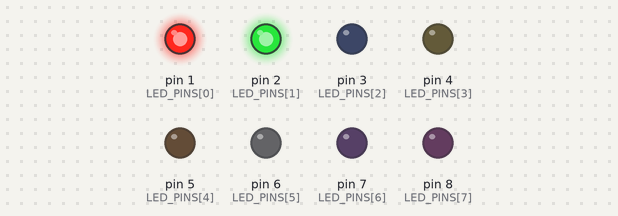
Bench run of a sketch on a simulated Arduino Uno, built with avr-gcc and run on an emulated ATmega328P. Parts: output pins drawn as LEDs (lit = HIGH).

Above: at 0.1 s.
At 1.1 s:
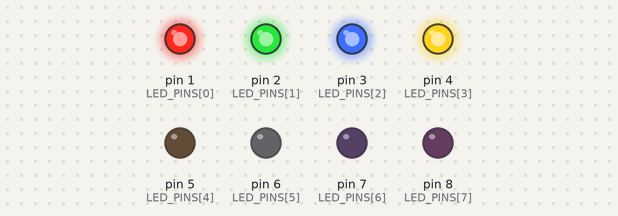
At 2.1 s:
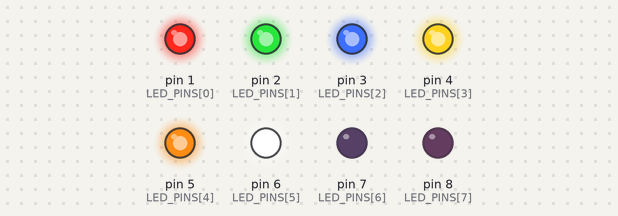
At 3.1 s:
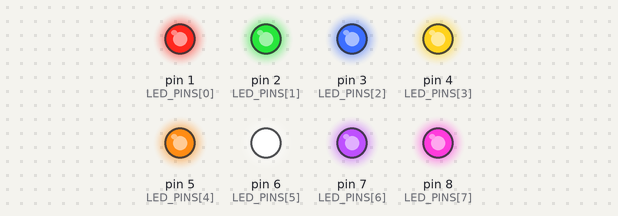
Timing chart, 0 to 4.6 s (numbered marks = the images above):
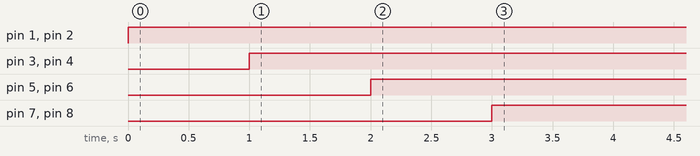

Measured:
- by itself, pin 1 (LED_PINS[0]), pin 2 (LED_PINS[1]): LOW → HIGH at 0.00 s
- by itself, pin 3 (LED_PINS[2]), pin 4 (LED_PINS[3]): LOW → HIGH at 1.0 s
- by itself, pin 5 (LED_PINS[4]), pin 6 (LED_PINS[5]): LOW → HIGH at 2.0 s
- by itself, pin 7 (LED_PINS[6]), pin 8 (LED_PINS[7]): LOW → HIGH at 3.0 s

The sketch:

sketch.ino
```cpp
int LED_PINS[] = {1,2,3,4,5,6,7,8};
void setup() {
  // put your setup code here, to run once:
  pinMode(1,OUTPUT);
  pinMode(2,OUTPUT);
  pinMode(3,OUTPUT);
  pinMode(4,OUTPUT);
  pinMode(5,OUTPUT);
  pinMode(6,OUTPUT);
  pinMode(7,OUTPUT);
  pinMode(8,OUTPUT);
}

void loop() {
  // put your main code here, to run repeatedly:
  int r = 0;
  while(r < 8){
    digitalWrite(LED_PINS[r], HIGH);
    digitalWrite(LED_PINS[r+1], HIGH);
    delay(1000);
    r+= 2;
  };

}
```
